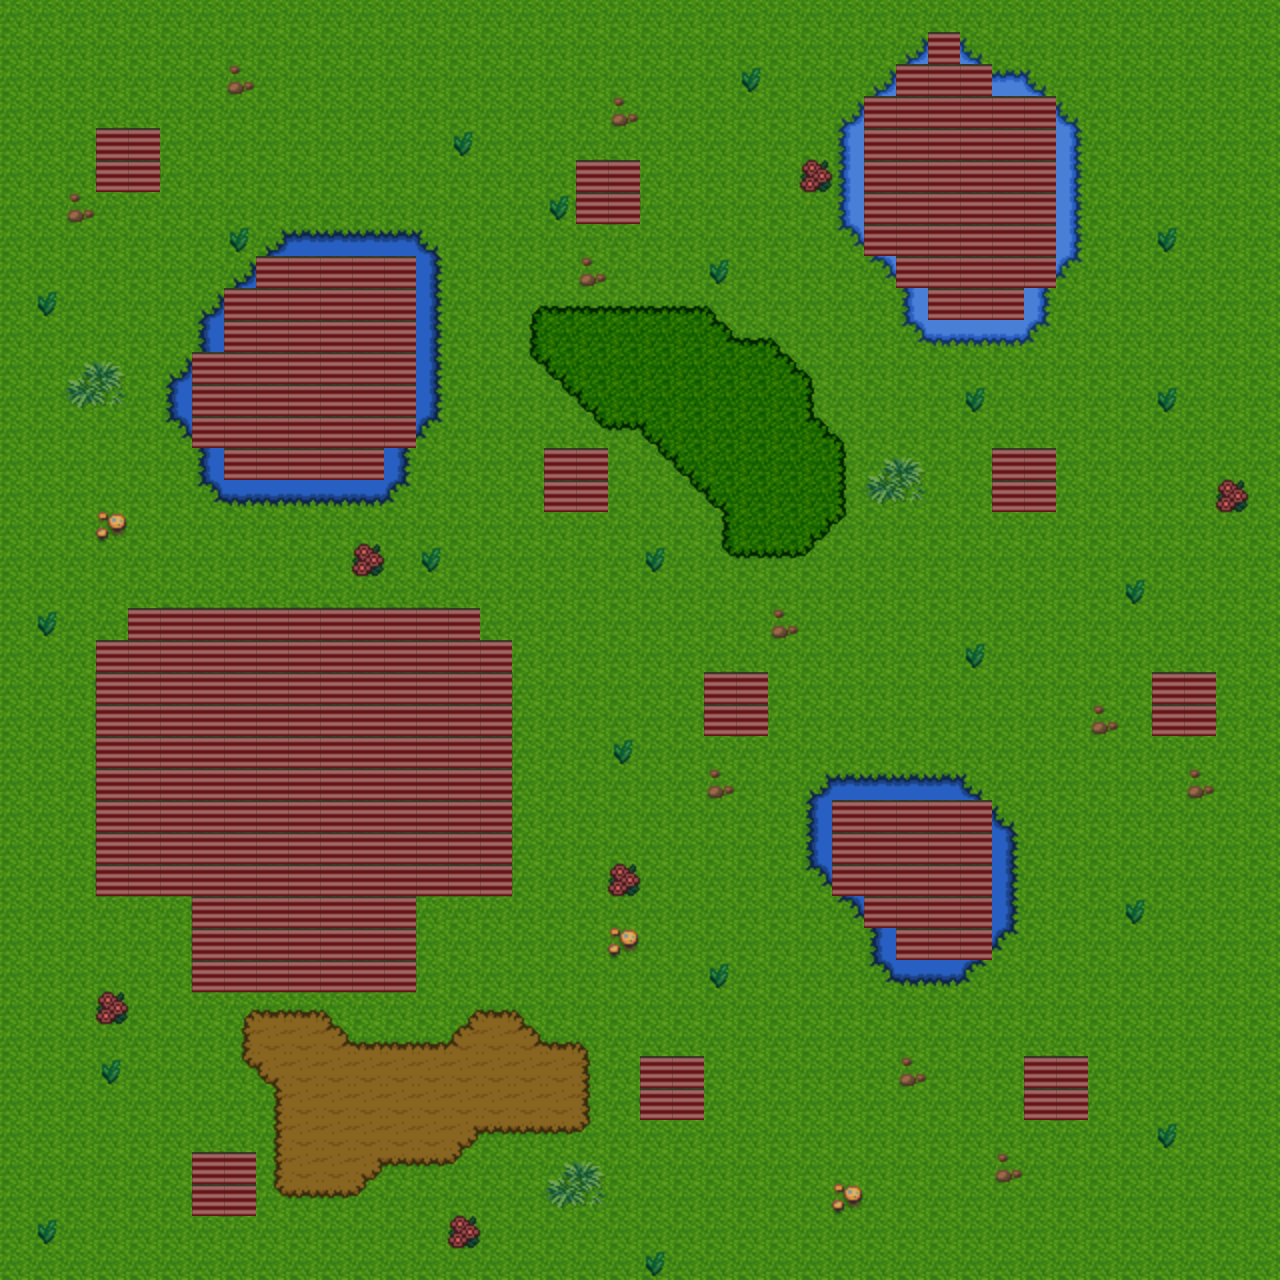

A 2D game scene composited from a Tiled map and its tileset images. What follows is a short description and the map's XML, with each tile layer's data collapsed to a summary:
An orthogonal 40x40 tile map with 32x32 px tiles, 2 tile layers (Tile Layer 1, Collision).

<map version="1.0" orientation="orthogonal" renderorder="right-down" width="40" height="40" tilewidth="32" tileheight="32" nextobjectid="1">
 <tileset firstgid="1" source="map.tsx" />
 <layer name="Tile Layer 1" width="40" height="40">
  <data>[1600 cells, 1600 non-empty, 1600 distinct tile ids]</data>
 </layer>
 <layer name="Collision" width="40" height="40">
  <data>[1600 cells, 279 non-empty, 1 distinct tile ids]</data>
 </layer>
</map>